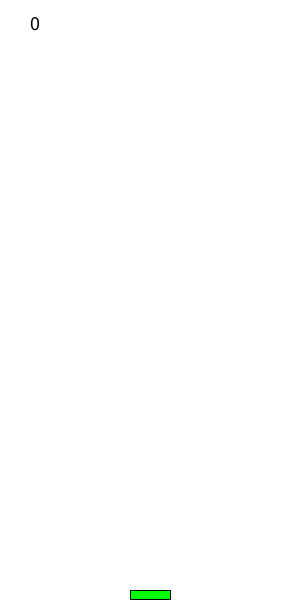
Frame 1 (no input)
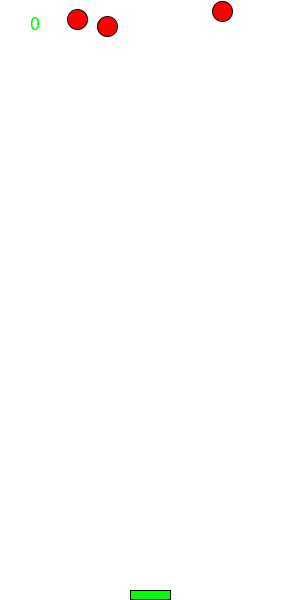
Frame 60 (the mouse pressed at the canvas centre just before this capture)
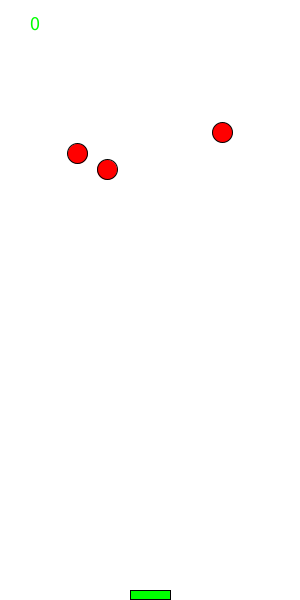
Frame 120 (the mouse held since frame 60 and released just before this capture)

The Processing sketch that drew these frames (run headless with seeded random() and noise(); from frame 60 on, the mouse is pressed at the canvas centre):

// Processing sketch: processing_160698
// ── processing_160698.pde

/*
File Name: Juggle
 Author: Dylan Martin
 Paddle and ball game, balls drop from above, player gets +1 for each save
 and -1 for each miss, when score drops below zero, player loses
 */


ArrayList BallList;
Ball b;
Paddle p;
int i;
float radius;
int score;
int play = 0;
boolean over=false;

void setup() {
  size(300, 600);
  background(255);
  fill(0);
  radius=10;
  BallList = new ArrayList();
  p = new Paddle(width/2, 40, 10);
  score=0;
  textSize(20);
  frameRate(70);
}

void draw() {
  if (play%2 == 0) {
    background(255);
    stroke(0);
    text(score, 30, 30);
    if (random(100) < 2) {
      b = new Ball(random(radius, width-radius), -radius, 0, 0, 0, 0.03, radius);
      BallList.add(b);
      if (random(100)<10) b.togglePowerball();
    }

    // render list of balls
    for (i=0;i<BallList.size();i++) {
      b = (Ball) BallList.get(i);
      b.move(p);
      b.render();
    }
    // cull list of balls
    for (i=0;i<BallList.size();i++) {
      b = (Ball) BallList.get(i);
      if (b.isStale()) { 
        BallList.remove(i); 
        if (b.isPowerball()) score-=10;
        else score--;
        i--;
      }
    }
    p.render();
    if (keyPressed) {
      if (key==CODED) {
        if (keyCode==LEFT) p.moveLeft();
        if (keyCode==RIGHT) p.moveRight();
      }
    }

    if (score<0) {
      //over=true;
      play=play+1;
    }
  }
  else if (play%2!=0) {
    background(255, 255, 0);
    fill(0, 0, 255);
    textSize(30);
    text("Game Over", 80, 300);
  }
}
/*void mousePressed() {
  play=play+1;
}
*/

class Ball {
  float x, y, vx, vy, ax, ay;
  float r;
  boolean powerball;

  Ball(float xinit, float yinit, float vxinit, float vyinit, 
  float axinit, float ayinit, float rinit) {
    x = xinit;
    y = yinit;
    vx = vxinit;
    vy = vyinit;
    ax = axinit;
    ay = ayinit;
    r = rinit;
    powerball = false;
  }

  void togglePowerball() {
    powerball=!powerball;
  }

  void move(Paddle p) {
    vx += ax;
    vy += ay;
    x += vx;
    y += vy;
    if (p.onPaddle(x, y)) { 
      score++;
      vy = -vy; 
      y = height-radius-p.paddleHeight;
    }
  }

  void render() {
    stroke(0);
    if (powerball) fill(0, 255, 255);
    else fill(255, 0, 0);
    ellipse(x, y, 2*r, 2*r);
  }

  boolean isStale() {
    if (y>=height+r) return true;
    else return false;
  }

  boolean isPowerball() {
    return powerball;
  }
}

class Paddle {
  float x, paddleWidth, paddleHeight;
  float vx;

  Paddle(float xinit, float paddleWidthinit, float paddleHeightinit) {
    x = xinit;
    paddleWidth = paddleWidthinit;
    paddleHeight = paddleHeightinit;
    vx = 2;
  }

  void moveLeft() { 
    x -= vx; 
    if (x<=paddleWidth/2) { 
      x = paddleWidth/2;
    }
  }
  void moveRight() { 
    x += vx; 
    if (x>=width-paddleWidth/2) { 
      x = width-paddleWidth/2-1;
    }
  }
  void render() {
    stroke(0);
    fill(0, 255, 0);
    rect(x-paddleWidth/2, height-paddleHeight, paddleWidth, paddleHeight-1);
  }

  boolean onPaddle(float ballx, float bally) {
    if (ballx>=x-paddleWidth/2 && ballx<=x+paddleWidth/2 && bally+radius >= height-paddleHeight) {
      return true;
    }
    else return false;
  }
}
